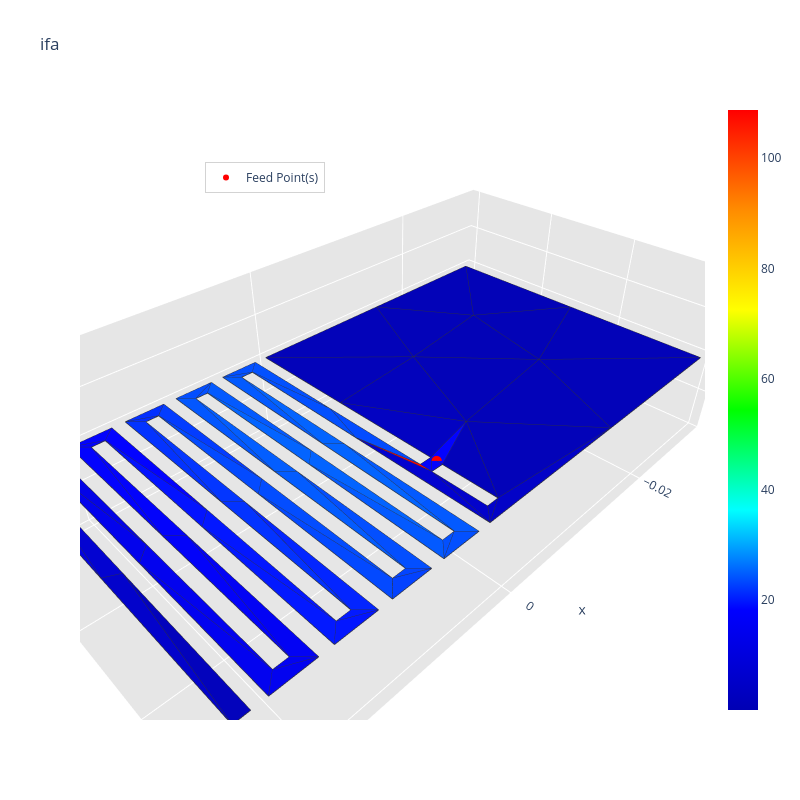
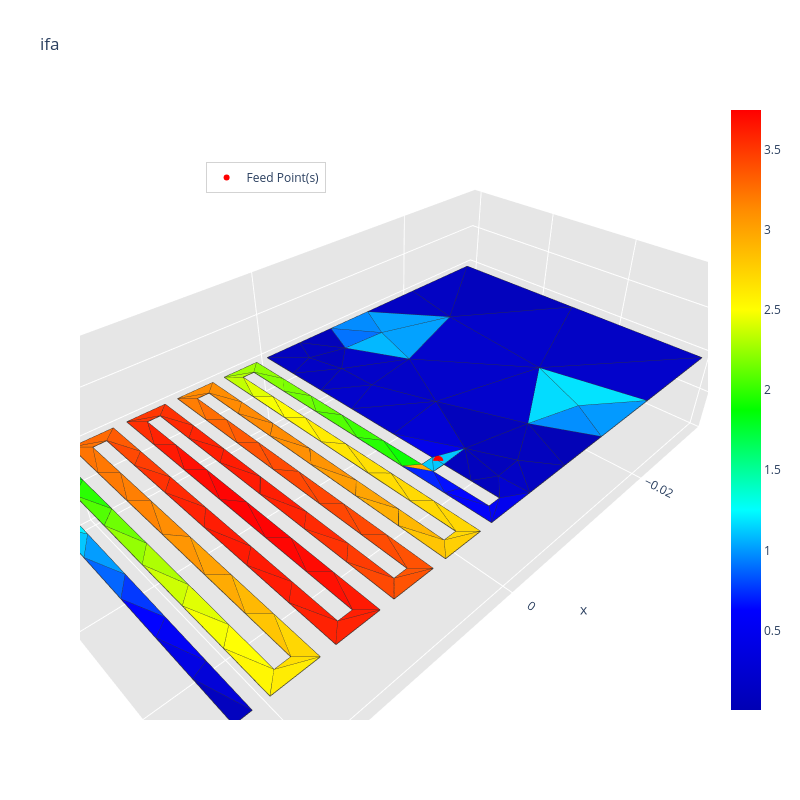
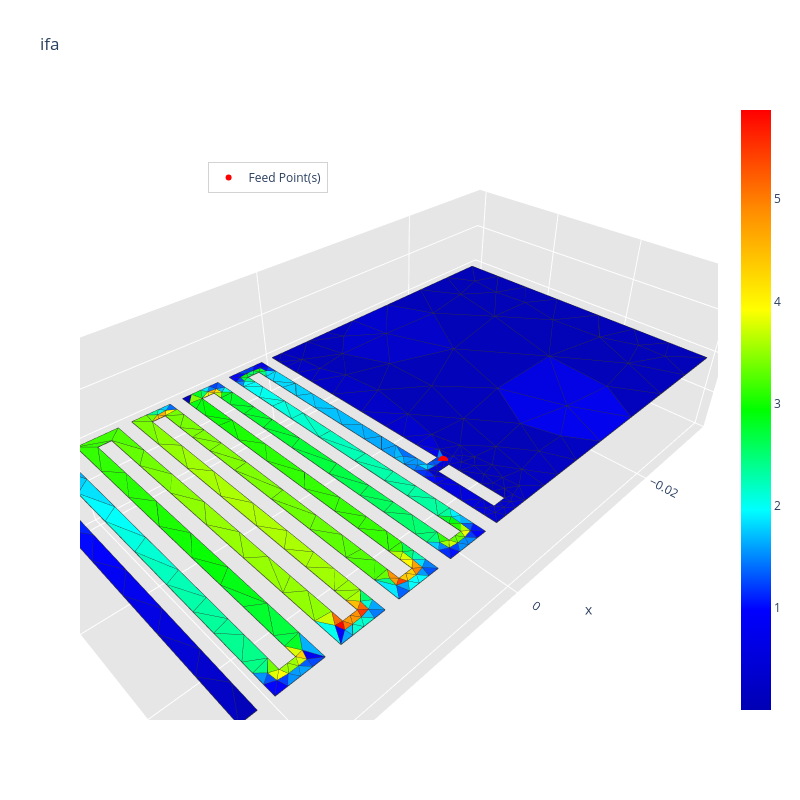
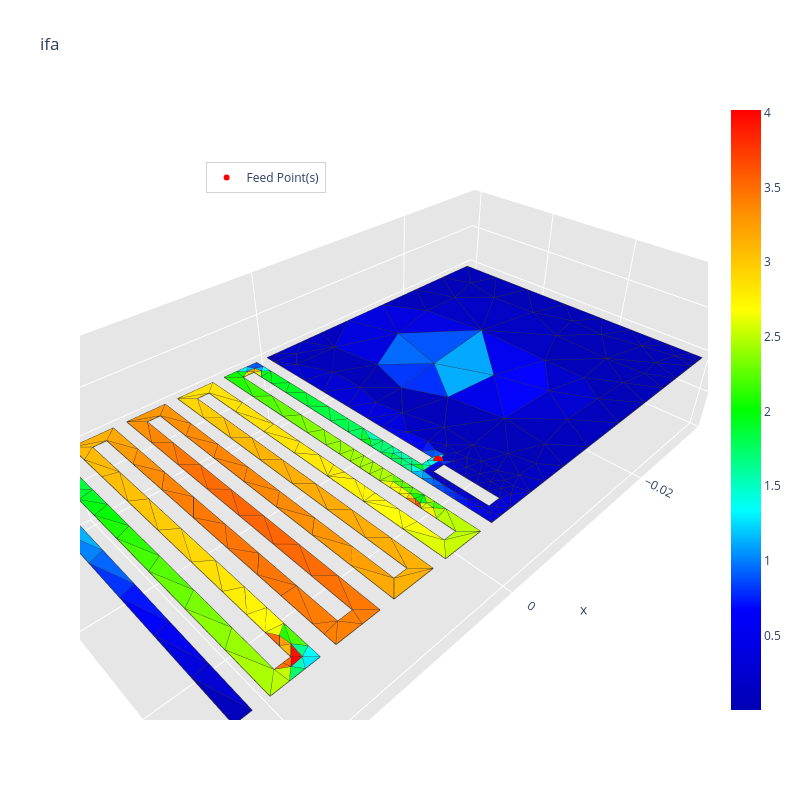

Write notebook code for charts like these, in order.
### Markdown cell above
_ = radiation_algorithm(path, frequency, feed_point, excitation_unit_vector='x', gap_width=1.1*initial_mesh_size)

### Code cell
# Mesh refinement setup
grid_points, radius_vicinity = generate_embedded_grid(path.geo)
config = initialize_refinement_config(initial_mesh_size)
# view_grid_point(path.geo, grid_points)

run_radiation_refinement(config, grid_points, radius_vicinity, path, frequency, feed_point, excitation_unit_vector='x', gap_width=3*initial_mesh_size/2)

### Figure 1 — Plotly figure (JSON) as saved in the notebook; plotly's stock layout.template omitted (floating-point values rounded to 4 significant figures; data arrays with more than 128 entries replaced by an {"elided": "..."} marker saying what was removed)
{"data": [{"facecolor": ["rgb(0, 0, 183)", "rgb(0, 0, 182)", "rgb(0, 0, 181)", "rgb(0, 0, 182)", "rgb(0, 0, 191)", "rgb(0, 0, 185)", "rgb(0, 0, 180)", "rgb(0, 0, 180)", "rgb(0, 0, 181)", "rgb(0, 0, 182)", "rgb(0, 0, 253)", "rgb(0, 0, 181)", "rgb(0, 0, 180)", "rgb(0, 0, 182)", "rgb(0, 0, 199)", "rgb(0, 77, 255)", "rgb(0, 75, 255)", "rgb(0, 0, 249)", "rgb(0, 0, 250)", "rgb(0, 23, 255)", "rgb(0, 0, 236)", "rgb(0, 0, 238)", "rgb(0, 77, 255)", "rgb(0, 65, 255)", "rgb(0, 77, 255)", "rgb(0, 63, 255)", "rgb(0, 41, 255)", "rgb(0, 19, 255)", "rgb(0, 78, 255)", "rgb(0, 44, 255)", "rgb(0, 76, 255)", "rgb(0, 0, 222)", "rgb(0, 0, 225)", "rgb(0, 0, 249)", "rgb(0, 0, 249)", "rgb(255, 0, 0)", "rgb(0, 0, 200)", "rgb(0, 0, 204)", "rgb(0, 73, 255)", "rgb(0, 78, 255)", "rgb(0, 77, 255)", "rgb(0, 87, 255)", "rgb(0, 97, 255)", "rgb(0, 87, 255)", "rgb(0, 87, 255)", "rgb(0, 87, 255)", "rgb(0, 97, 255)", "rgb(0, 84, 255)", "rgb(0, 91, 255)", "rgb(0, 76, 255)", "rgb(0, 70, 255)", "rgb(0, 57, 255)", "rgb(0, 71, 255)", "rgb(0, 48, 255)", "rgb(0, 51, 255)", "rgb(0, 34, 255)", "rgb(0, 22, 255)", "rgb(0, 0, 254)", "rgb(0, 16, 255)", "rgb(0, 0, 250)", "rgb(0, 0, 248)", "rgb(0, 0, 241)", "rgb(0, 0, 236)", "rgb(0, 0, 228)", "rgb(0, 0, 233)", "rgb(0, 0, 219)", "rgb(0, 0, 206)", "rgb(0, 0, 200)", "rgb(0, 0, 235)", "rgb(0, 0, 246)", "rgb(0, 20, 255)", "rgb(0, 48, 255)", "rgb(0, 74, 255)", "rgb(0, 89, 255)", "rgb(0, 97, 255)", "rgb(0, 97, 255)", "rgb(0, 0, 183)", "rgb(0, 0, 196)", "rgb(0, 0, 185)", "rgb(0, 0, 182)"], "i": [5, 48, 4, 71, 70, 70, 74, 49, 6, 72, 3, 73, 73, 48, 47, 44, 40, 21, 32, 34, 23, 30, 11, 38, 42, 15, 17, 19, 9, 36, 13, 25, 28, 1, 1, 2, 46, 50, 50, 8, 69, 9, 68, 43, 42, 12, 67, 13, 66, 39, 38, 16, 65, 17, 64, 35, 34, 20, 63, 21, 62, 31, 30, 24, 61, 25, 60, 27, 58, 57, 56, 55, 54, 53, 52, 51, 0, 71, 59, 47], "j": [73, 73, 74, 74, 72, 73, 75, 75, 75, 74, 72, 74, 75, 75, 7, 45, 41, 32, 33, 35, 30, 31, 43, 39, 43, 38, 36, 34, 44, 37, 41, 28, 29, 3, 2, 1, 7, 1, 69, 45, 50, 68, 9, 51, 11, 41, 52, 66, 13, 53, 15, 37, 54, 64, 17, 55, 19, 33, 56, 62, 21, 57, 23, 29, 58, 60, 25, 60, 61, 31, 63, 35, 65, 39, 67, 43, 72, 7, 26, 72], "k": [70, 5, 49, 4, 3, 72, 49, 6, 48, 71, 0, 72, 74, 73, 46, 8, 13, 20, 20, 18, 22, 22, 10, 14, 11, 14, 16, 18, 8, 16, 12, 24, 24, 0, 3, 50, 1, 7, 2, 69, 8, 44, 51, 10, 52, 67, 12, 40, 53, 14, 54, 65, 16, 36, 55, 18, 56, 63, 20, 32, 57, 22, 58, 61, 24, 28, 59, 59, 30, 62, 34, 64, 38, 66, 42, 68, 47, 47, 27, 71], "name": "", "type": "mesh3d", "x": [0.0, 0.00125, 0.00125, 0.0, -0.03, 0.0, -0.03, 0.0025, 0.0025, 0.00375, 0.00375, 0.0075, 0.0075, 0.00875, 0.00875, 0.0125, 0.0125, 0.01375, 0.01375, 0.0175, 0.0175, 0.01875, 0.01875, 0.0225, 0.0225, 0.02375, 0.02375, 0.025, 0.025, 0.02125, 0.02125, 0.02, 0.02, 0.01625, 0.01625, 0.015, 0.015, 0.01125, 0.01125, 0.01, 0.01, 0.00625, 0.00625, 0.005, 0.005, 0.00125, 0.00125, 0.0, -0.015, -0.03, 0.0025, 0.00375, 0.0075, 0.00875, 0.0125, 0.01375, 0.0175, 0.01875, 0.0225, 0.02375, 0.025, 0.02125, 0.02, 0.01625, 0.015, 0.01125, 0.01, 0.00625, 0.005, 0.00125, 0.0, -0.01375, -0.005763, -0.01029, -0.01857, -0.02102], "y": [0.02312, 0.02312, 0.02187, 0.02187, 0.03, 0.0, 0.0, 0.03, 0.00125, 0.00125, 0.03, 0.03, 0.00125, 0.00125, 0.03, 0.03, 0.00125, 0.00125, 0.03, 0.03, 0.00125, 0.00125, 0.03, 0.03, 0.00125, 0.00125, 0.03, 0.03, 5.421e-19, 5.421e-19, 0.02875, 0.02875, 5.421e-19, 5.421e-19, 0.02875, 0.02875, 5.421e-19, 5.421e-19, 0.02875, 0.02875, 5.421e-19, 5.421e-19, 0.02875, 0.02875, 5.421e-19, 5.421e-19, 0.02875, 0.02875, 0.0, 0.015, 0.01563, 0.01562, 0.01563, 0.01562, 0.01563, 0.01562, 0.01563, 0.01562, 0.01563, 0.01562, 0.015, 0.01437, 0.01438, 0.01437, 0.01438, 0.01437, 0.01438, 0.01437, 0.01438, 0.01094, 0.01094, 0.03, 0.0207, 0.0101, 0.01907, 0.008717], "z": [0.0, 0.0, 0.0, 0.0, 0.0, 0.0, 0.0, 0.0, 0.0, 0.0, 0.0, 0.0, 0.0, 0.0, 0.0, 0.0, 0.0, 0.0, 0.0, 0.0, 0.0, 0.0, 0.0, 0.0, 0.0, 0.0, 0.0, 0.0, 0.0, 0.0, 0.0, 0.0, 0.0, 0.0, 0.0, 0.0, 0.0, 0.0, 0.0, 0.0, 0.0, 0.0, 0.0, 0.0, 0.0, 0.0, 0.0, 0.0, 0.0, 0.0, 0.0, 0.0, 0.0, 0.0, 0.0, 0.0, 0.0, 0.0, 0.0, 0.0, 0.0, 0.0, 0.0, 0.0, 0.0, 0.0, 0.0, 0.0, 0.0, 0.0, 0.0, 0.0, 0.0, 0.0, 0.0, 0.0]}, {"line": {"color": "rgb(50, 50, 50)", "width": 1.5}, "mode": "lines", "showlegend": false, "type": "scatter3d", "x": {"elided": "400 float values"}, "y": {"elided": "400 float values"}, "z": {"elided": "400 int values"}}, {"hoverinfo": "none", "marker": {"color": [0.06669, 108.7], "colorscale": [[0, "rgb(0, 0, 180)"], [0.1667, "rgb(0, 0, 255)"], [0.3333, "rgb(0, 255, 255)"], [0.5, "rgb(0, 255, 0)"], [0.6667, "rgb(255, 255, 0)"], [0.8333, "rgb(255, 140, 0)"], [1, "rgb(255, 0, 0)"]], "showscale": true, "size": 0.1}, "mode": "markers", "showlegend": false, "type": "scatter3d", "x": [0.0], "y": [0.02312], "z": [0.0]}, {"marker": {"color": "red", "size": 6, "symbol": "circle"}, "mode": "markers+text", "name": "Feed Point(s)", "type": "scatter3d", "x": [0.0], "y": [0.0225], "z": [0.0]}], "layout": {"height": 800, "legend": {"bgcolor": "rgba(255,255,255,0.7)", "bordercolor": "lightgray", "borderwidth": 1, "x": 0.2, "xanchor": "left", "y": 0.9, "yanchor": "top"}, "scene": {"aspectratio": {"x": 1, "y": 0.5455, "z": 0.3}, "camera": {"eye": {"x": 0.65, "y": 0.65, "z": 0.65}}, "xaxis": {"backgroundcolor": "rgb(230, 230, 230)", "gridcolor": "rgb(255, 255, 255)", "showbackground": true, "zerolinecolor": "rgb(255, 255, 255)"}, "yaxis": {"backgroundcolor": "rgb(230, 230, 230)", "gridcolor": "rgb(255, 255, 255)", "showbackground": true, "zerolinecolor": "rgb(255, 255, 255)"}, "zaxis": {"backgroundcolor": "rgb(230, 230, 230)", "gridcolor": "rgb(255, 255, 255)", "showbackground": true, "zerolinecolor": "rgb(255, 255, 255)"}}, "title": {"text": "ifa"}, "width": 800}}

### Figure 2 — Plotly figure (JSON) as saved in the notebook; plotly's stock layout.template omitted (floating-point values rounded to 4 significant figures; data arrays with more than 128 entries replaced by an {"elided": "..."} marker saying what was removed)
{"data": [{"facecolor": {"elided": "191 str values"}, "i": {"elided": "191 int values"}, "j": {"elided": "191 int values"}, "k": {"elided": "191 int values"}, "name": "", "type": "mesh3d", "x": {"elided": "177 float values"}, "y": {"elided": "177 float values"}, "z": {"elided": "177 float values"}}, {"line": {"color": "rgb(50, 50, 50)", "width": 1.5}, "mode": "lines", "showlegend": false, "type": "scatter3d", "x": {"elided": "955 float values"}, "y": {"elided": "955 float values"}, "z": {"elided": "955 int values"}}, {"hoverinfo": "none", "marker": {"color": [0.004229, 3.747], "colorscale": [[0, "rgb(0, 0, 180)"], [0.1667, "rgb(0, 0, 255)"], [0.3333, "rgb(0, 255, 255)"], [0.5, "rgb(0, 255, 0)"], [0.6667, "rgb(255, 255, 0)"], [0.8333, "rgb(255, 140, 0)"], [1, "rgb(255, 0, 0)"]], "showscale": true, "size": 0.1}, "mode": "markers", "showlegend": false, "type": "scatter3d", "x": [0.0025], "y": [0.03], "z": [0.0]}, {"marker": {"color": "red", "size": 6, "symbol": "circle"}, "mode": "markers+text", "name": "Feed Point(s)", "type": "scatter3d", "x": [0.0], "y": [0.0225], "z": [0.0]}], "layout": {"height": 800, "legend": {"bgcolor": "rgba(255,255,255,0.7)", "bordercolor": "lightgray", "borderwidth": 1, "x": 0.2, "xanchor": "left", "y": 0.9, "yanchor": "top"}, "scene": {"aspectratio": {"x": 1, "y": 0.5455, "z": 0.3}, "camera": {"eye": {"x": 0.65, "y": 0.65, "z": 0.65}}, "xaxis": {"backgroundcolor": "rgb(230, 230, 230)", "gridcolor": "rgb(255, 255, 255)", "showbackground": true, "zerolinecolor": "rgb(255, 255, 255)"}, "yaxis": {"backgroundcolor": "rgb(230, 230, 230)", "gridcolor": "rgb(255, 255, 255)", "showbackground": true, "zerolinecolor": "rgb(255, 255, 255)"}, "zaxis": {"backgroundcolor": "rgb(230, 230, 230)", "gridcolor": "rgb(255, 255, 255)", "showbackground": true, "zerolinecolor": "rgb(255, 255, 255)"}}, "title": {"text": "ifa"}, "width": 800}}

### Figure 3 — Plotly figure (JSON) as saved in the notebook; plotly's stock layout.template omitted (floating-point values rounded to 4 significant figures; data arrays with more than 128 entries replaced by an {"elided": "..."} marker saying what was removed)
{"data": [{"facecolor": {"elided": "487 str values"}, "i": {"elided": "487 int values"}, "j": {"elided": "487 int values"}, "k": {"elided": "487 int values"}, "name": "", "type": "mesh3d", "x": {"elided": "395 float values"}, "y": {"elided": "395 float values"}, "z": {"elided": "395 float values"}}, {"line": {"color": "rgb(50, 50, 50)", "width": 1.5}, "mode": "lines", "showlegend": false, "type": "scatter3d", "x": {"elided": "2435 float values"}, "y": {"elided": "2435 float values"}, "z": {"elided": "2435 int values"}}, {"hoverinfo": "none", "marker": {"color": [0.001463, 5.873], "colorscale": [[0, "rgb(0, 0, 180)"], [0.1667, "rgb(0, 0, 255)"], [0.3333, "rgb(0, 255, 255)"], [0.5, "rgb(0, 255, 0)"], [0.6667, "rgb(255, 255, 0)"], [0.8333, "rgb(255, 140, 0)"], [1, "rgb(255, 0, 0)"]], "showscale": true, "size": 0.1}, "mode": "markers", "showlegend": false, "type": "scatter3d", "x": [0.0025], "y": [0.03], "z": [0.0]}, {"marker": {"color": "red", "size": 6, "symbol": "circle"}, "mode": "markers+text", "name": "Feed Point(s)", "type": "scatter3d", "x": [0.0], "y": [0.0225], "z": [0.0]}], "layout": {"height": 800, "legend": {"bgcolor": "rgba(255,255,255,0.7)", "bordercolor": "lightgray", "borderwidth": 1, "x": 0.2, "xanchor": "left", "y": 0.9, "yanchor": "top"}, "scene": {"aspectratio": {"x": 1, "y": 0.5455, "z": 0.3}, "camera": {"eye": {"x": 0.65, "y": 0.65, "z": 0.65}}, "xaxis": {"backgroundcolor": "rgb(230, 230, 230)", "gridcolor": "rgb(255, 255, 255)", "showbackground": true, "zerolinecolor": "rgb(255, 255, 255)"}, "yaxis": {"backgroundcolor": "rgb(230, 230, 230)", "gridcolor": "rgb(255, 255, 255)", "showbackground": true, "zerolinecolor": "rgb(255, 255, 255)"}, "zaxis": {"backgroundcolor": "rgb(230, 230, 230)", "gridcolor": "rgb(255, 255, 255)", "showbackground": true, "zerolinecolor": "rgb(255, 255, 255)"}}, "title": {"text": "ifa"}, "width": 800}}

### Figure 4 — Plotly figure (JSON) as saved in the notebook; plotly's stock layout.template omitted (floating-point values rounded to 4 significant figures; data arrays with more than 128 entries replaced by an {"elided": "..."} marker saying what was removed)
{"data": [{"facecolor": {"elided": "467 str values"}, "i": {"elided": "467 int values"}, "j": {"elided": "467 int values"}, "k": {"elided": "467 int values"}, "name": "", "type": "mesh3d", "x": {"elided": "416 float values"}, "y": {"elided": "416 float values"}, "z": {"elided": "416 float values"}}, {"line": {"color": "rgb(50, 50, 50)", "width": 1.5}, "mode": "lines", "showlegend": false, "type": "scatter3d", "x": {"elided": "2335 float values"}, "y": {"elided": "2335 float values"}, "z": {"elided": "2335 int values"}}, {"hoverinfo": "none", "marker": {"color": [0.001622, 4.019], "colorscale": [[0, "rgb(0, 0, 180)"], [0.1667, "rgb(0, 0, 255)"], [0.3333, "rgb(0, 255, 255)"], [0.5, "rgb(0, 255, 0)"], [0.6667, "rgb(255, 255, 0)"], [0.8333, "rgb(255, 140, 0)"], [1, "rgb(255, 0, 0)"]], "showscale": true, "size": 0.1}, "mode": "markers", "showlegend": false, "type": "scatter3d", "x": [0.0025], "y": [0.03], "z": [0.0]}, {"marker": {"color": "red", "size": 6, "symbol": "circle"}, "mode": "markers+text", "name": "Feed Point(s)", "type": "scatter3d", "x": [0.0], "y": [0.0225], "z": [0.0]}], "layout": {"height": 800, "legend": {"bgcolor": "rgba(255,255,255,0.7)", "bordercolor": "lightgray", "borderwidth": 1, "x": 0.2, "xanchor": "left", "y": 0.9, "yanchor": "top"}, "scene": {"aspectratio": {"x": 1, "y": 0.5455, "z": 0.3}, "camera": {"eye": {"x": 0.65, "y": 0.65, "z": 0.65}}, "xaxis": {"backgroundcolor": "rgb(230, 230, 230)", "gridcolor": "rgb(255, 255, 255)", "showbackground": true, "zerolinecolor": "rgb(255, 255, 255)"}, "yaxis": {"backgroundcolor": "rgb(230, 230, 230)", "gridcolor": "rgb(255, 255, 255)", "showbackground": true, "zerolinecolor": "rgb(255, 255, 255)"}, "zaxis": {"backgroundcolor": "rgb(230, 230, 230)", "gridcolor": "rgb(255, 255, 255)", "showbackground": true, "zerolinecolor": "rgb(255, 255, 255)"}}, "title": {"text": "ifa"}, "width": 800}}
